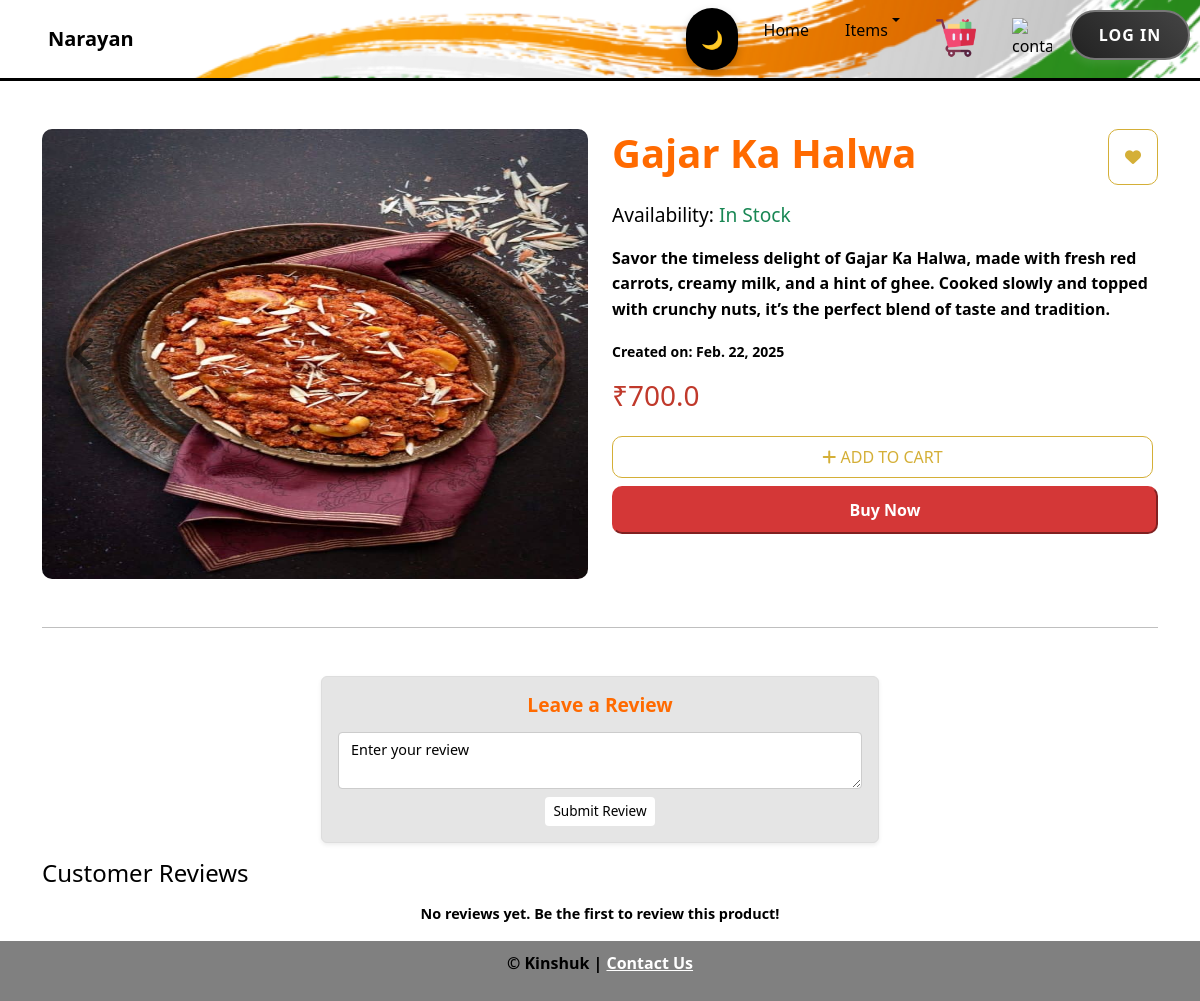
The page /products_details-2/ on the database its author committed.
### home/models.py (models this page shows, shortened)
class Product_Details(models.Model):
    product_name = models.CharField(max_length=50)
    details = models.TextField()
    price = models.FloatField()
    available = models.BooleanField(default=True)
    quantity = models.IntegerField()
    item_type = models.CharField(max_length=50)
    created_at = models.DateField(default=now)

### home/views.py (the view, shortened to what this page needs)
# urls.py: path('products_details-<int:id>/', views.More_detail_products, name="products_details"),
def More_detail_products(request, id):
    product = get_object_or_404(Product_Details, id=id)
    image_paths = {}
    for i in range(1, 5):
        image_path = f'static/image/{product.id}/{i}.png'
        if os.path.exists(image_path):
            image_paths[f'image{i}'] = f"/static/image/{product.id}/{i}.png"
        elif os.path.exists(f'static/image/{product.id}.png'):
            image_paths[f'image{i}'] = f"/static/image/{product.id}.png"
            break
    print(image_paths)
    comments=Comment.objects.filter(product=product).first()
    if comments:
        comments=list(comments)[::-1]
    print(comments)
    return render(request, "product.html", {"product": product, "images": image_paths,"comments":comments})

### templates/product.html (shortened to what this page needs)
{% extends "root.html" %}
{% load static %}
{% block content %}
<div class="container mt-5">
    <div class="row">
        <div class="col-md-6">
            <div id="productCarousel" class="carousel slide" data-bs-ride="carousel">
                <div class="carousel-inner">
                    {% for key, image_path in images.items %}
                        <div class="carousel-item {% if forloop.first %}active{% endif %}" style="border-radius:10px;">
                            <img src="{{ image_path }}" class="d-block w-100 img-fluid" style="border-radius:10px;" alt="Product Image">
                        </div>
                    {% endfor %}
                </div>
                <button class="carousel-control-prev" type="button" data-bs-target="#productCarousel" data-bs-slide="prev">
                    <span class="carousel-control-prev-icon" aria-hidden="true"></span>
                </button>
                <button class="carousel-control-next" type="button" data-bs-target="#productCarousel" data-bs-slide="next">
                    <span class="carousel-control-next-icon" aria-hidden="true"></span>
                </button>
            </div>
        </div>
        <div class="col-md-6">
            <div class="d-flex justify-content-between">
                <h1 class="product-title">{{ product.product_name }}</h1>
                <button class="btn-icon btn-wishlist" onclick="addToFav('{{product.id}}')"><i class="fas fa-heart"></i></button>
                </div>
            <p class="availability">
                Availability:
                <span class="{% if product.available %}text-success{% else %}text-danger{% endif %}">
                    {% if product.available %}In Stock{% else %}Out of Stock{% endif %}
                </span>
            </p>
            <p class="product-details"><b>{{ product.details }}<b></p>
            <p><small class="text-muted">Created on: {{ product.created_at }}</small></p>
            <h3 class="Price">₹{{ product.price }}</h3>
            <div class="d-grid gap-2 mt-4">
                <button class="btn-icon btn-add" onclick="addToCart('{{ product.id }}')">
                    <i class="fas fa-plus"></i> ADD TO CART
                </button>
                <button class="btn-buy">Buy Now</button>
            </div>
        </div>
    </div>
    <hr class="my-5">
    <div class="col-lg-6 col-md-8 mx-auto mt-3">
        <div class="review-form bg-var(--bg--color) p-3 rounded shadow-sm">
            <form method="POST" action="{% url 'products_details' product.id %}">
                <h4 class="text-center mb-3" style="font-size: 1.2rem;">Leave a Review</h4>
                <div class="mb-2">
                    <textarea id="review-message" name="message" class="form-control" rows="2" placeholder="Enter your review" required style="font-size: 0.9rem;"></textarea>
                </div>
                <div class="text-center">
                    <input type="submit" value="Submit Review" class="btn btn-primary btn-sm" style="font-size: 0.85rem;">
                </div>
            </form>
        </div>
    </div>
    <div class="row mt-3">
        <div class="col-12">
            <h3 class="mb-3" style="font-size: 1.5rem;">Customer Reviews</h3>
            {% if comments %}
                <div class="reviews">
                    {% for comment in comments %}
                        <div class="review mb-3 p-2 rounded shadow-sm bg-var(--bg-color)">
                            <div class="d-flex justify-content-between">
                                <h5 class="mb-0" style="color: var(--link-color); font-size: 1rem;">{{ comment.username }}</h5>
                                <small class="text-muted" style="font-size: 0.9rem;">{{ comment.comm_date }}</small>
                            </div>
                            <div class="d-flex justify-content-between">
                            <p class="mt-2" style="font-size: 0.9rem;">{{ comment.message }}</p>
                            {% comment %} <div style="margin-top:10px;">
                            <p>edit Delete</p>
                            </div> {% endcomment %}
                            </div>
                        </div>
                    {% endfor %}
                </div>
            {% else %}
                <div class="text-center">
                    <p class="text-muted mt-3" style="font-size: 0.9rem;">No reviews yet. Be the first to review this product!</p>
                </div>
            {% endif %}
        </div>
    </div>
</div>
{% endblock content %}

### static/style.css (style rules this page uses)
:root { --bg-color: white; --text-color: black; --card-bg: #e5e5e5; --navbar-bg: rgba(255, 255, 255, 0.9); --dropdown-bg: rgba(255, 255, 255, 0.9); --link-color: rgb(255, 106, 0); --title-color: #495057; }
body { background-color: var(--bg-color); color: var(--text-color); transition: background 0.3s, color 0.3s; }

### rows shown on the page
Product_Details: product_name "Gajar Ka Halwa", details "Savor the timeless delight of Gajar Ka Halwa, made with fresh red carrots, creamy milk, and a hint of ghee. Cooked slowly and topped with crunchy nuts, it’s the perfect blend of taste and tradition.", created_at "Feb. 22, 2025", price "700.0"
